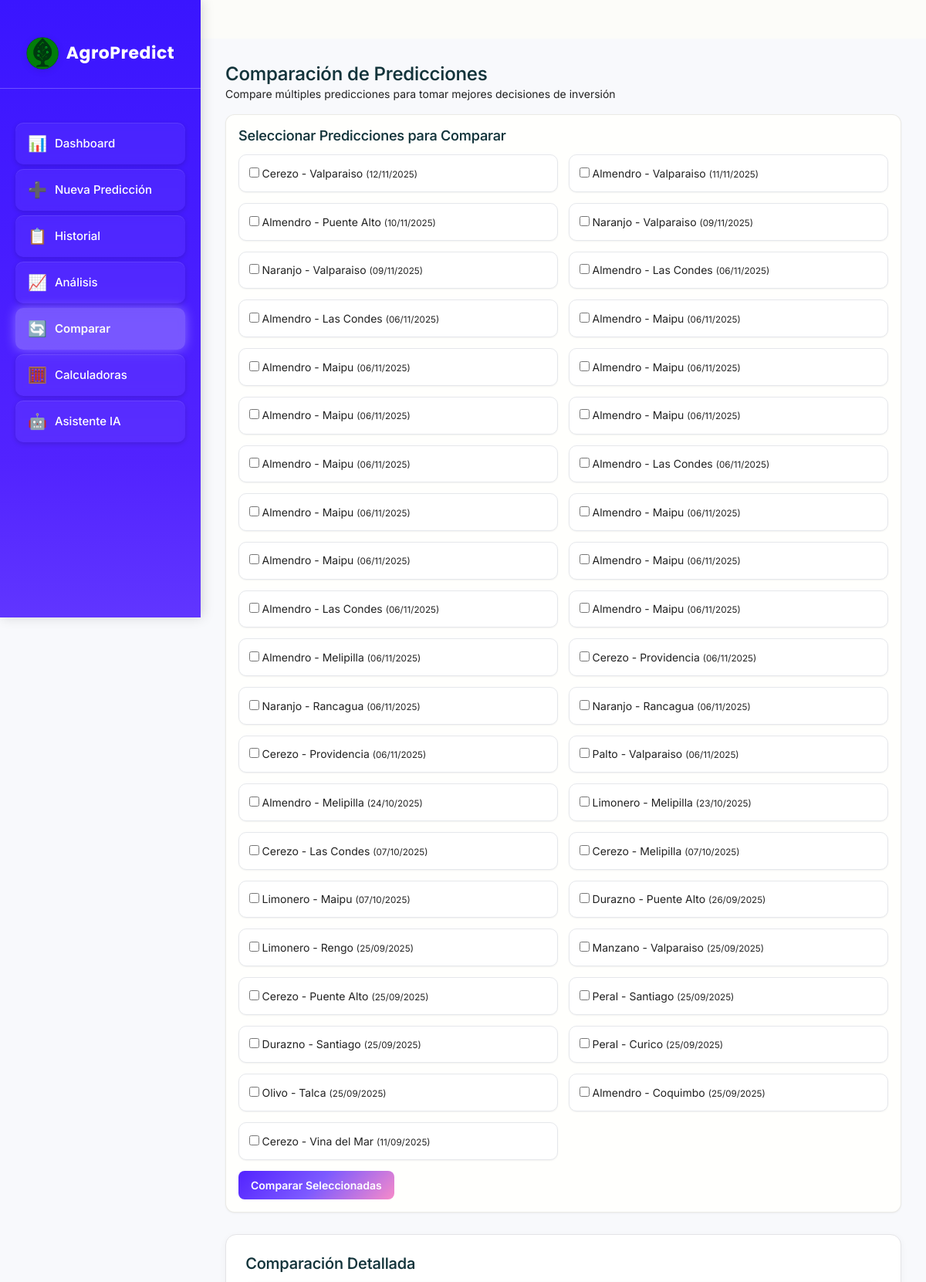
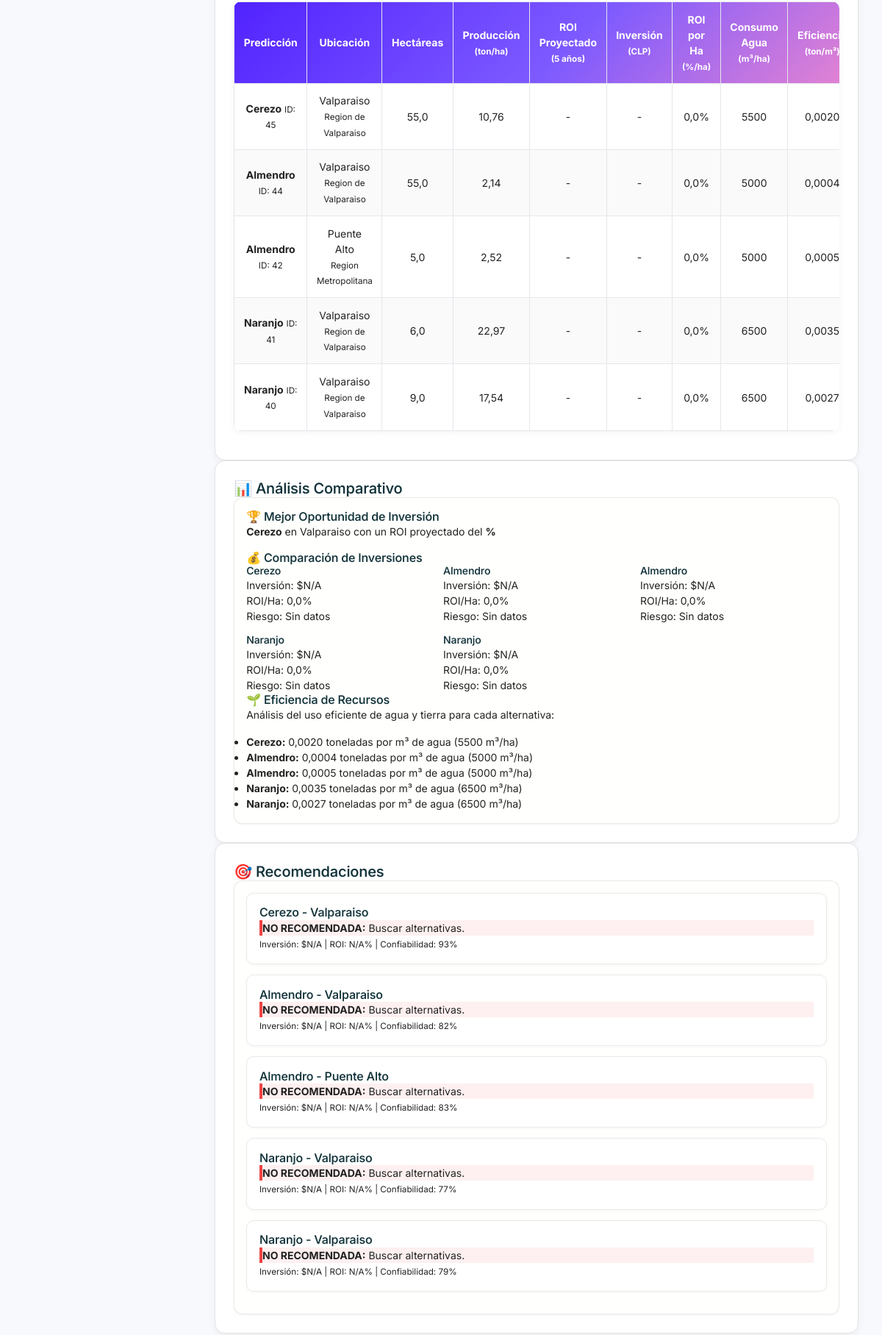
The page /comparacion/ (upper part) on the database its author committed (2 pictures, top to bottom).
### predicciones/models.py (models this page shows, shortened)
class Prediccion(models.Model):
    ESTADO_CHOICES = [
        ('pendiente', 'Pendiente'),
        ('procesando', 'Procesando'),
        ('completada', 'Completada'),
        ('error', 'Error'),
    ]
    usuario = models.ForeignKey(User, on_delete=models.CASCADE, related_name='predicciones')
    tipo_arbol = models.ForeignKey(TipoArbol, on_delete=models.CASCADE)
    comuna = models.ForeignKey(Comuna, on_delete=models.CASCADE)
    hectareas = models.FloatField(validators=[MinValueValidator(0.1)])
    edad_arboles = models.IntegerField(validators=[MinValueValidator(1), MaxValueValidator(100)])
    densidad_plantacion = models.IntegerField(
        help_text="Número de árboles por hectárea",
        validators=[MinValueValidator(50), MaxValueValidator(2000)]
    )
    tipo_riego = models.CharField(max_length=20, choices=[
        ('goteo', 'Goteo'),
        ('aspersion', 'Aspersión'),
        ('gravedad', 'Gravedad'),
        ('micro_aspersion', 'Microaspersión'),
    ])
    tipo_suelo = models.CharField(max_length=20, choices=[
        ('arcilloso', 'Arcilloso'),
        ('arenoso', 'Arenoso'),
        ('franco', 'Franco'),
        ('limoso', 'Limoso'),
    ])
    fertilizacion = models.CharField(max_length=20, choices=[
        ('organica', 'Orgánica'),
        ('quimica', 'Química'),
        ('mixta', 'Mixta'),
        ('ninguna', 'Ninguna'),
    ])
    produccion_total = models.FloatField(null=True, blank=True, help_text="Toneladas totales")
    produccion_por_hectarea = models.FloatField(null=True, blank=True, help_text="Toneladas por hectárea")
    confiabilidad = models.IntegerField(
        null=True, blank=True,
        validators=[MinValueValidator(0), MaxValueValidator(100)],
        help_text="Porcentaje de confiabilidad"
    )
    inversion_estimada = models.FloatField(null=True, blank=True, help_text="Inversión total estimada en CLP")
    ingresos_proyectados_5anos = models.FloatField(null=True, blank=True, help_text="Ingresos proyectados a 5 años")
    roi_proyectado = models.FloatField(null=True, blank=True, help_text="ROI proyectado a 5 años (%)")
    consumo_agua_total = models.FloatField(null=True, blank=True, help_text="Consumo total de agua en m³")
    consumo_agua_por_hectarea = models.FloatField(null=True, blank=True, help_text="Consumo de agua por hectárea en m³")
    estado = models.CharField(max_length=20, choices=ESTADO_CHOICES, default='pendiente')
    fecha_creacion = models.DateTimeField(auto_now_add=True)
    fecha_actualizacion = models.DateTimeField(auto_now=True)
    def get_rentabilidad_categoria(self):
        if not self.roi_proyectado:
            return "Sin datos"
    class Meta:
        verbose_name = "Predicción"
        verbose_name_plural = "Predicciones"
        ordering = ['-fecha_creacion']

class TipoArbol(models.Model):
    TIPO_CHOICES = [
        ('palto', 'Palto'),
        ('naranjo', 'Naranjo'),
        ('limonero', 'Limonero'),
        ('manzano', 'Manzano'),
        ('cerezo', 'Cerezo'),
        ('nogal', 'Nogal'),
        ('almendro', 'Almendro'),
        ('olivo', 'Olivo'),
        ('durazno', 'Durazno'),
        ('peral', 'Peral'),
    ]
    tipo = models.CharField(max_length=20, choices=TIPO_CHOICES, unique=True)
    nombre_cientifico = models.CharField(max_length=100, blank=True)
    rendimiento_base = models.FloatField(help_text="Toneladas por hectárea promedio")
    precio_promedio_ton = models.FloatField(
        default=0,
        help_text="Precio promedio por tonelada en CLP"
    )
    costo_plantacion_hectarea = models.FloatField(
        default=0,
        help_text="Costo de plantación por hectárea en CLP"
    )
    costo_mantenimiento_anual = models.FloatField(
        default=0,
        help_text="Costo de mantenimiento anual por hectárea en CLP"
    )
    consumo_agua_m3_ton = models.FloatField(
        default=0,
        help_text="Metros cúbicos de agua por tonelada producida"
    )
    def __str__(self):
        return self.get_tipo_display()
    class Meta:
        verbose_name = "Tipo de Árbol"
        verbose_name_plural = "Tipos de Árboles"

class Comuna(models.Model):
    nombre = models.CharField(max_length=100)
    region = models.ForeignKey(Region, on_delete=models.CASCADE, related_name='comunas')
    codigo = models.CharField(max_length=10, unique=True)
    latitud = models.FloatField(null=True, blank=True)  # NUEVO
    longitud = models.FloatField(null=True, blank=True)  # NUEVO
    class Meta:
        verbose_name = "Comuna"
        verbose_name_plural = "Comunas"

class Region(models.Model):
    nombre = models.CharField(max_length=100)
    codigo = models.CharField(max_length=10, unique=True)
    latitud = models.FloatField(null=True, blank=True)  # NUEVO
    longitud = models.FloatField(null=True, blank=True)  # NUEVO
    class Meta:
        verbose_name = "Región"
        verbose_name_plural = "Regiones"

### predicciones/views.py (the view)
# urls.py: path('comparacion/', views.comparacion_predicciones, name='comparacion_predicciones'),
def comparacion_predicciones(request):
    prediccion_ids = request.GET.getlist('predicciones')
    if prediccion_ids:
        predicciones = Prediccion.objects.filter(
            id__in=prediccion_ids, estado='completada'
        ).select_related('tipo_arbol', 'comuna__region')
    else:
        predicciones = Prediccion.objects.filter(
            estado='completada'
        ).select_related('tipo_arbol', 'comuna__region').order_by('-fecha_creacion')[:5]
    comparacion_data = []
    for p in predicciones:
        comparacion_data.append({
            'prediccion': p,
            'roi_por_hectarea': (p.roi_proyectado or 0) / p.hectareas if p.hectareas else 0,
            'inversion_por_hectarea': (p.inversion_estimada or 0) / p.hectareas if p.hectareas else 0,
            'eficiencia_agua': (p.produccion_por_hectarea or 0) / (p.consumo_agua_por_hectarea or 1)
        })
    context = {
        'comparacion_data': comparacion_data,
        'todas_predicciones': Prediccion.objects.filter(estado='completada')
    }
    return render(request, 'predicciones/comparacion_predicciones.html', context)

### templates/predicciones/comparacion_predicciones.html (shortened to what this page needs)
{% extends 'base.html' %}
{% load static %}
{% block content %}
<div class="page-header">
    <h2>Comparación de Predicciones</h2>
    <p>Compare múltiples predicciones para tomar mejores decisiones de inversión</p>
</div>
<div class="card" style="margin-bottom: 2rem;">
    <div class="card__body">
        <h4>Seleccionar Predicciones para Comparar</h4>
        <form method="get" style="margin-top: 1rem;">
            <div style="display: grid; grid-template-columns: repeat(auto-fill, minmax(300px, 1fr)); gap: 1rem; margin-bottom: 1rem;">
                {% for prediccion in todas_predicciones %}
                    <label class="checkbox-item">
                        <input type="checkbox" name="predicciones" value="{{ prediccion.id }}"
                               class="form-check-input">
                        <span class="checkbox-label">
                            {{ prediccion.tipo_arbol }} - {{ prediccion.comuna.nombre }}
                            <small>({{ prediccion.fecha_creacion|date:"d/m/Y" }})</small>
                        </span>
                    </label>
                {% endfor %}
            </div>
            <button type="submit" class="btn btn--primary">Comparar Seleccionadas</button>
        </form>
    </div>
</div>
{% if comparacion_data %}
<div class="chart-section">
    <h3>Comparación Detallada</h3>
    <div class="comparison-table-container">
        <table class="comparison-table">
            <thead>
                <tr>
                    <th>Predicción</th>
                    <th>Ubicación</th>
                    <th>Hectáreas</th>
                    <th>Producción<br><small>(ton/ha)</small></th>
                    <th>ROI Proyectado<br><small>(5 años)</small></th>
                    <th>Inversión<br><small>(CLP)</small></th>
                    <th>ROI por Ha<br><small>(%/ha)</small></th>
                    <th>Consumo Agua<br><small>(m³/ha)</small></th>
                    <th>Eficiencia<br><small>(ton/m³)</small></th>
                </tr>
            </thead>
            <tbody>
                {% for data in comparacion_data %}
                <tr>
                    <td class="prediccion-cell">
                        <strong>{{ data.prediccion.tipo_arbol }}</strong>
                        <small>ID: {{ data.prediccion.id }}</small>
                    </td>
                    <td>{{ data.prediccion.comuna.nombre }}<br><small>{{ data.prediccion.comuna.region.nombre }}</small></td>
                    <td>{{ data.prediccion.hectareas|floatformat:1 }}</td>
                    <td class="number-cell">{{ data.prediccion.produccion_por_hectarea|floatformat:2 }}</td>
                    <td class="roi-cell">
                        {% if data.prediccion.roi_proyectado %}
                            <span class="roi-value {% if data.prediccion.roi_proyectado >= 30 %}high-roi{% elif data.prediccion.roi_proyectado >= 15 %}medium-roi{% else %}low-roi{% endif %}">
                                {{ data.prediccion.roi_proyectado|floatformat:1 }}%
                            </span>
                        {% else %}
                            -
                        {% endif %}
                    </td>
                    <td class="number-cell">
                        {% if data.prediccion.inversion_estimada %}
                            ${{ data.prediccion.inversion_estimada|floatformat:0 }}
                        {% else %}
                            -
                        {% endif %}
                    </td>
                    <td class="number-cell">{{ data.roi_por_hectarea|floatformat:1 }}%</td>
                    <td class="number-cell">{{ data.prediccion.consumo_agua_por_hectarea|floatformat:0|default:"-" }}</td>
                    <td class="number-cell">{{ data.eficiencia_agua|floatformat:4|default:"-" }}</td>
                </tr>
                {% endfor %}
            </tbody>
        </table>
    </div>
</div>
<div class="prediction-layout">
    <div class="form-section">
        <h3>📊 Análisis Comparativo</h3>
        <div class="card">
            <div class="card__body">
                {% with mejor_roi=comparacion_data|first %}
                    <div class="analysis-section">
                        <h5>🏆 Mejor Oportunidad de Inversión</h5>
                        <p><strong>{{ mejor_roi.prediccion.tipo_arbol }}</strong> en {{ mejor_roi.prediccion.comuna.nombre }}
                           con un ROI proyectado del <strong>{{ mejor_roi.prediccion.roi_proyectado|floatformat:1 }}%</strong></p>
                    </div>
                {% endwith %}
                <div class="analysis-section">
                    <h5>💰 Comparación de Inversiones</h5>
                    <div style="display: grid; grid-template-columns: repeat(auto-fit, minmax(200px, 1fr)); gap: 1rem;">
                        {% for data in comparacion_data %}
                            <div class="investment-summary">
                                <h6>{{ data.prediccion.tipo_arbol }}</h6>
                                <div class="investment-metrics">
                                    <div>Inversión: ${{ data.prediccion.inversion_estimada|floatformat:0|default:"N/A" }}</div>
                                    <div>ROI/Ha: {{ data.roi_por_hectarea|floatformat:1 }}%</div>
                                    <div>Riesgo: {{ data.prediccion.get_rentabilidad_categoria }}</div>
                                </div>
                            </div>
                        {% endfor %}
                    </div>
                </div>
                <div class="analysis-section">
                    <h5>🌱 Eficiencia de Recursos</h5>
                    <p>Análisis del uso eficiente de agua y tierra para cada alternativa:</p>
                    <ul>
                        {% for data in comparacion_data %}
                            <li><strong>{{ data.prediccion.tipo_arbol }}:</strong>
                                {{ data.eficiencia_agua|floatformat:4 }} toneladas por m³ de agua
                                ({{ data.prediccion.consumo_agua_por_hectarea|floatformat:0 }} m³/ha)</li>
                        {% endfor %}
                    </ul>
                </div>
            </div>
        </div>
    </div>
    <div class="form-section">
        <h3>🎯 Recomendaciones</h3>
        <div class="card">
            <div class="card__body">
                <div class="recommendations">
                    {% for data in comparacion_data %}
                        <div class="recommendation-item">
                            <h5>{{ data.prediccion.tipo_arbol }} - {{ data.prediccion.comuna.nombre }}</h5>
                            {% if data.prediccion.roi_proyectado >= 30 %}
                                <div class="recommendation excellent">
                                    <strong>EXCELENTE:</strong> Alta rentabilidad, proceder con inversión.
                                </div>
                            {% elif data.prediccion.roi_proyectado >= 15 %}
                                <div class="recommendation good">
                                    <strong>BUENA:</strong> Rentabilidad atractiva, evaluar riesgos.
                                </div>
                            {% elif data.prediccion.roi_proyectado >= 0 %}
                                <div class="recommendation moderate">
                                    <strong>MODERADA:</strong> Considerar optimizaciones.
                                </div>
                            {% else %}
                                <div class="recommendation poor">
                                    <strong>NO RECOMENDADA:</strong> Buscar alternativas.
                                </div>
                            {% endif %}
                            <div class="recommendation-details">
                                <small>
                                    Inversión: ${{ data.prediccion.inversion_estimada|floatformat:0|default:"N/A" }} |
                                    ROI: {{ data.prediccion.roi_proyectado|floatformat:1|default:"N/A" }}% |
                                    Confiabilidad: {{ data.prediccion.confiabilidad }}%
                                </small>
                            </div>
                        </div>
                    {% endfor %}
                </div>
            </div>
        </div>
    </div>
</div>
{% endif %}
{% endblock %}

### templates/predicciones/comparacion_predicciones.html (style rules this page uses)
body, .main-content { background: #f8f9fc !important; color: #222; }
.chart-section, .form-section { background: #ffffff !important; border: 1px solid #e4e4e7; border-radius: 14px; padding: 1.8rem; box-shadow: 0 3px 10px rgba(0,0,0,0.05); transition: all 0.3s ease; }
.checkbox-item { background: #fff !important; border: 1px solid #e5e7eb !important; border-radius: 10px; padding: 0.9rem; transition: all 0.25s ease; box-shadow: 0 1px 2px rgba(0,0,0,0.05); }
.comparison-table-container { overflow-x: auto; margin: 1rem 0; border-radius: 10px; background: #fff; box-shadow: 0 2px 10px rgba(0,0,0,0.05); }
.comparison-table { width: 100%; border-collapse: collapse; color: #222; }
.comparison-table thead { background: linear-gradient(135deg, #5223ff, #7d5aff, #f78bc9); color: #fff; }
.comparison-table th, .comparison-table td { padding: 0.9rem; border: 1px solid #e5e7eb; text-align: center; }
.comparison-table tr:nth-child(even) { background: #fafafa; }
.recommendation-item { background: #fff; border: 1px solid #eaeaea; border-radius: 10px; padding: 1.2rem; margin-bottom: 1rem; box-shadow: 0 1px 4px rgba(0,0,0,0.04); transition: all 0.3s ease; }
.recommendation.poor { background: rgba(239,68,68,0.08); border-left: 4px solid #ef4444; }
.btn--primary { background: linear-gradient(135deg, #5223ff, #7d5aff, #f78bc9); color: #fff !important; border: none; border-radius: 8px; font-weight: 600; transition: all 0.3s ease; }

### rows shown on the page
Prediccion: tipo_arbol "Cerezo", comuna.nombre "Valparaiso", fecha_creacion "12/11/2025", prediccion.tipo_arbol "Cerezo", prediccion.id "45", prediccion.comuna.nombre "Valparaiso", prediccion.comuna.region.nombre "Region de Valparaiso", prediccion.hectareas "55,0", prediccion.produccion_por_hectarea "10,76", roi_por_hectarea "0,0", prediccion.consumo_agua_por_hectarea "5500", eficiencia_agua "0,0020", prediccion.inversion_estimada "N/A", prediccion.get_rentabilidad_categoria "Sin datos", shows "NO RECOMENDADA:", prediccion.roi_proyectado "N/A", prediccion.confiabilidad "93"
Prediccion: tipo_arbol "Almendro", comuna.nombre "Valparaiso", fecha_creacion "11/11/2025", prediccion.tipo_arbol "Almendro", prediccion.id "44", prediccion.comuna.nombre "Valparaiso", prediccion.comuna.region.nombre "Region de Valparaiso", prediccion.hectareas "55,0", prediccion.produccion_por_hectarea "2,14", roi_por_hectarea "0,0", prediccion.consumo_agua_por_hectarea "5000", eficiencia_agua "0,0004", prediccion.inversion_estimada "N/A", prediccion.get_rentabilidad_categoria "Sin datos", shows "NO RECOMENDADA:", prediccion.roi_proyectado "N/A", prediccion.confiabilidad "82"
Prediccion: tipo_arbol "Almendro", comuna.nombre "Puente Alto", fecha_creacion "10/11/2025", prediccion.tipo_arbol "Almendro", prediccion.id "42", prediccion.comuna.nombre "Puente Alto", prediccion.comuna.region.nombre "Region Metropolitana", prediccion.hectareas "5,0", prediccion.produccion_por_hectarea "2,52", roi_por_hectarea "0,0", prediccion.consumo_agua_por_hectarea "5000", eficiencia_agua "0,0005", prediccion.inversion_estimada "N/A", prediccion.get_rentabilidad_categoria "Sin datos", shows "NO RECOMENDADA:", prediccion.roi_proyectado "N/A", prediccion.confiabilidad "83"
Prediccion: tipo_arbol "Naranjo", comuna.nombre "Valparaiso", fecha_creacion "09/11/2025", prediccion.tipo_arbol "Naranjo", prediccion.id "41", prediccion.comuna.nombre "Valparaiso", prediccion.comuna.region.nombre "Region de Valparaiso", prediccion.hectareas "6,0", prediccion.produccion_por_hectarea "22,97", roi_por_hectarea "0,0", prediccion.consumo_agua_por_hectarea "6500", eficiencia_agua "0,0035", prediccion.inversion_estimada "N/A", prediccion.get_rentabilidad_categoria "Sin datos", shows "NO RECOMENDADA:", prediccion.roi_proyectado "N/A", prediccion.confiabilidad "77"
Prediccion: tipo_arbol "Naranjo", comuna.nombre "Valparaiso", fecha_creacion "09/11/2025", prediccion.tipo_arbol "Naranjo", prediccion.id "40", prediccion.comuna.nombre "Valparaiso", prediccion.comuna.region.nombre "Region de Valparaiso", prediccion.hectareas "9,0", prediccion.produccion_por_hectarea "17,54", roi_por_hectarea "0,0", prediccion.consumo_agua_por_hectarea "6500", eficiencia_agua "0,0027", prediccion.inversion_estimada "N/A", prediccion.get_rentabilidad_categoria "Sin datos", shows "NO RECOMENDADA:", prediccion.roi_proyectado "N/A", prediccion.confiabilidad "79"
Prediccion: tipo_arbol "Almendro", comuna.nombre "Las Condes", fecha_creacion "06/11/2025"
Prediccion: tipo_arbol "Almendro", comuna.nombre "Las Condes", fecha_creacion "06/11/2025"
Prediccion: tipo_arbol "Almendro", comuna.nombre "Maipu", fecha_creacion "06/11/2025"
Prediccion: tipo_arbol "Almendro", comuna.nombre "Maipu", fecha_creacion "06/11/2025"
Prediccion: tipo_arbol "Almendro", comuna.nombre "Maipu", fecha_creacion "06/11/2025"
Prediccion: tipo_arbol "Almendro", comuna.nombre "Maipu", fecha_creacion "06/11/2025"
Prediccion: tipo_arbol "Almendro", comuna.nombre "Maipu", fecha_creacion "06/11/2025"
Prediccion: tipo_arbol "Almendro", comuna.nombre "Maipu", fecha_creacion "06/11/2025"
Prediccion: tipo_arbol "Almendro", comuna.nombre "Las Condes", fecha_creacion "06/11/2025"
Prediccion: tipo_arbol "Almendro", comuna.nombre "Maipu", fecha_creacion "06/11/2025"
Prediccion: tipo_arbol "Almendro", comuna.nombre "Maipu", fecha_creacion "06/11/2025"
Prediccion: tipo_arbol "Almendro", comuna.nombre "Maipu", fecha_creacion "06/11/2025"
Prediccion: tipo_arbol "Almendro", comuna.nombre "Maipu", fecha_creacion "06/11/2025"
Prediccion: tipo_arbol "Almendro", comuna.nombre "Las Condes", fecha_creacion "06/11/2025"
Prediccion: tipo_arbol "Almendro", comuna.nombre "Maipu", fecha_creacion "06/11/2025"
Prediccion: tipo_arbol "Almendro", comuna.nombre "Melipilla", fecha_creacion "06/11/2025"
Prediccion: tipo_arbol "Cerezo", comuna.nombre "Providencia", fecha_creacion "06/11/2025"
Prediccion: tipo_arbol "Naranjo", comuna.nombre "Rancagua", fecha_creacion "06/11/2025"
Prediccion: tipo_arbol "Naranjo", comuna.nombre "Rancagua", fecha_creacion "06/11/2025"
Prediccion: tipo_arbol "Cerezo", comuna.nombre "Providencia", fecha_creacion "06/11/2025"
Prediccion: tipo_arbol "Palto", comuna.nombre "Valparaiso", fecha_creacion "06/11/2025"
Prediccion: tipo_arbol "Almendro", comuna.nombre "Melipilla", fecha_creacion "24/10/2025"
Prediccion: tipo_arbol "Limonero", comuna.nombre "Melipilla", fecha_creacion "23/10/2025"
Prediccion: tipo_arbol "Cerezo", comuna.nombre "Las Condes", fecha_creacion "07/10/2025"
Prediccion: tipo_arbol "Cerezo", comuna.nombre "Melipilla", fecha_creacion "07/10/2025"
Prediccion: tipo_arbol "Limonero", comuna.nombre "Maipu", fecha_creacion "07/10/2025"
Prediccion: tipo_arbol "Durazno", comuna.nombre "Puente Alto", fecha_creacion "26/09/2025"
Prediccion: tipo_arbol "Limonero", comuna.nombre "Rengo", fecha_creacion "25/09/2025"
Prediccion: tipo_arbol "Manzano", comuna.nombre "Valparaiso", fecha_creacion "25/09/2025"
Prediccion: tipo_arbol "Cerezo", comuna.nombre "Puente Alto", fecha_creacion "25/09/2025"
Prediccion: tipo_arbol "Peral", comuna.nombre "Santiago", fecha_creacion "25/09/2025"
Prediccion: tipo_arbol "Durazno", comuna.nombre "Santiago", fecha_creacion "25/09/2025"
Prediccion: tipo_arbol "Peral", comuna.nombre "Curico", fecha_creacion "25/09/2025"
Prediccion: tipo_arbol "Olivo", comuna.nombre "Talca", fecha_creacion "25/09/2025"
Prediccion: tipo_arbol "Almendro", comuna.nombre "Coquimbo", fecha_creacion "25/09/2025"
Prediccion: tipo_arbol "Cerezo", comuna.nombre "Vina del Mar", fecha_creacion "11/09/2025"
